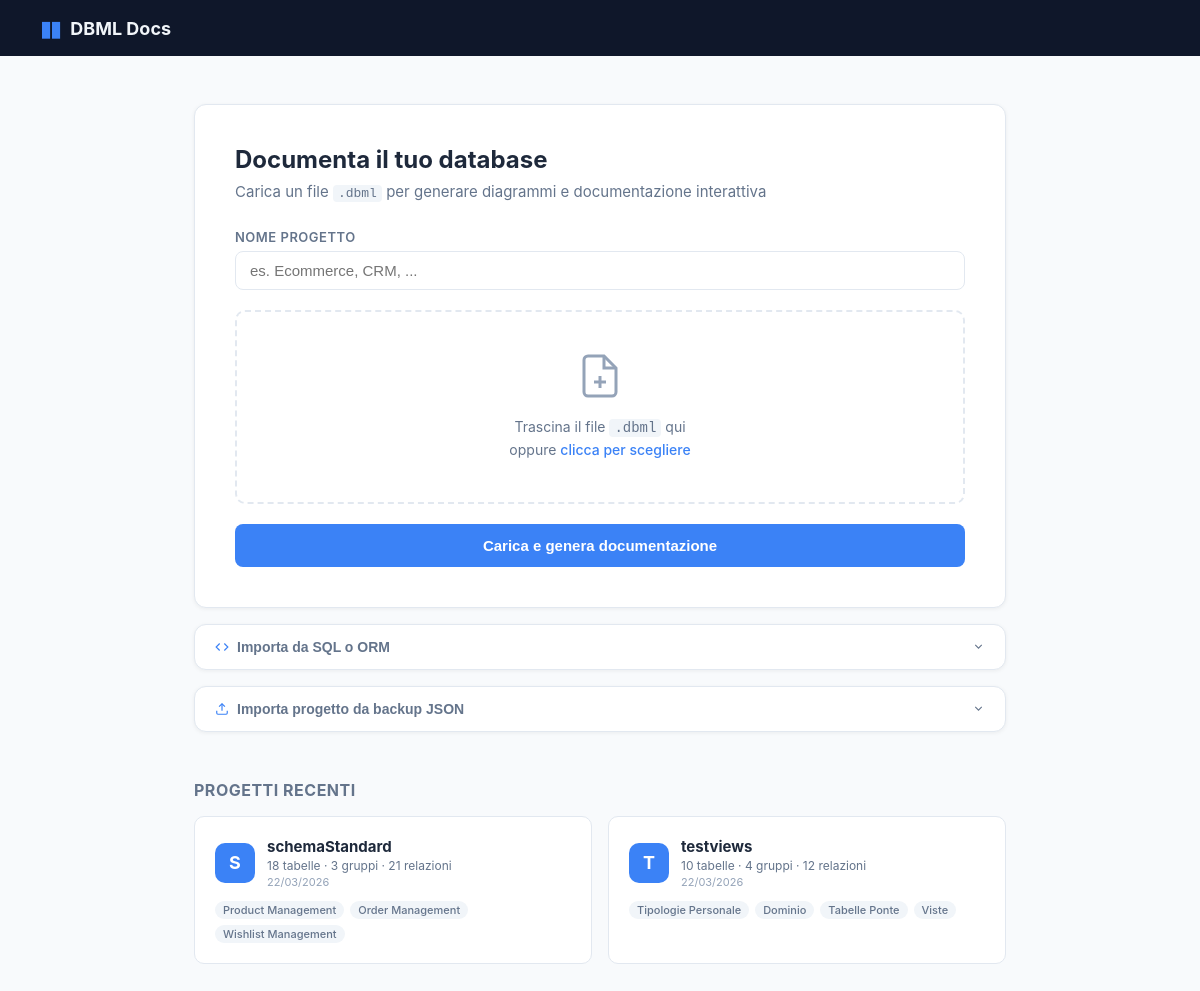
Before: / with the older database file.
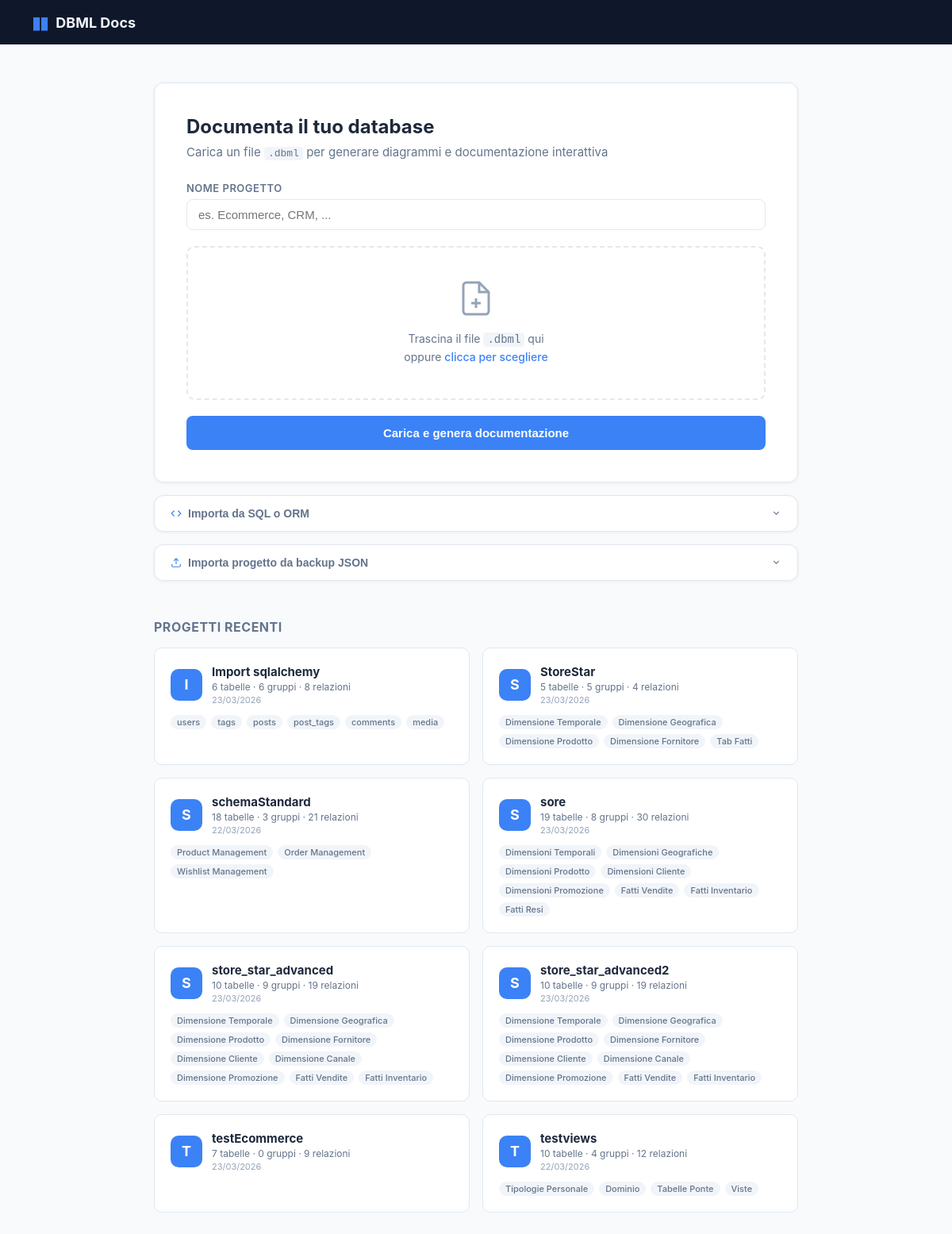
After: the same page with the newer database file.
### models.py (models this page shows)
class Project(Base):
    __tablename__ = "projects"
    id:              Mapped[str]            = mapped_column(String(16), primary_key=True)
    name:            Mapped[str]            = mapped_column(String(255), nullable=False)
    tables_data:     Mapped[str]            = mapped_column(Text, default="{}")
    groups_data:     Mapped[str]            = mapped_column(Text, default="{}")
    refs_data:       Mapped[str]            = mapped_column(Text, default="[]")
    ungrouped_data:  Mapped[str]            = mapped_column(Text, default="[]")
    saved_positions:  Mapped[str]           = mapped_column(Text, default="{}")
    notes_data:       Mapped[str]           = mapped_column(Text, default="[]")   # post-it notes
    markdown_notes:   Mapped[Optional[str]] = mapped_column(Text, default="")
    column_notes_data: Mapped[str]          = mapped_column(Text, default="{}")   # "table::col" → note
    enums_data:        Mapped[str]          = mapped_column(Text, default="[]")   # enum definitions from DBML
    views_data:        Mapped[str]          = mapped_column(Text, default="[]")   # saved join views
    doc_notes_data:    Mapped[str]          = mapped_column(Text, default="[]")   # multi-note docs
    table_notes_data:  Mapped[str]          = mapped_column(Text, default="{}")   # tname → table note override
    created_at:      Mapped[Optional[datetime]] = mapped_column(
        DateTime, server_default=func.now()
    )

### routers/pages.py (the view)
@router.get("/", response_class=HTMLResponse)
async def index(request: Request, db: Session = Depends(get_db)):
    projects = [_to_dict_minimal(p) for p in db.query(Project).order_by(Project.name).all()]
    return templates.TemplateResponse("index.html", {
        "request": request, "projects": projects,
    })

### templates/index.html (shortened to what this page needs)
<!DOCTYPE html>
<html lang="it">
<head>
  <link rel="stylesheet" href="/static/css/base.css" />
  <link rel="stylesheet" href="/static/css/index.css" />
</head>
<body class="index-page">
  <div class="index-header">
    <div class="logo">
      <span class="logo-icon">&#9646;&#9646;</span>
      <span class="logo-text">DBML Docs</span>
    </div>
  </div>
  <div class="index-body">
    <div class="upload-card">
      <h1>Documenta il tuo database</h1>
      <p class="subtitle">Carica un file <code>.dbml</code> per generare diagrammi e documentazione interattiva</p>
      <form action="/upload" method="post" enctype="multipart/form-data" id="uploadForm">
        <div class="form-group">
          <label for="name">Nome progetto</label>
          <input type="text" id="name" name="name" placeholder="es. Ecommerce, CRM, ..." required />
        </div>
        <div class="drop-zone" id="dropZone">
          <div class="drop-zone-inner">
            <svg width="48" height="48" viewBox="0 0 24 24" fill="none" stroke="currentColor" stroke-width="1.5">
              <path d="M14 2H6a2 2 0 0 0-2 2v16a2 2 0 0 0 2 2h12a2 2 0 0 0 2-2V8z"/>
              <polyline points="14 2 14 8 20 8"/>
              <line x1="12" y1="18" x2="12" y2="12"/>
              <line x1="9" y1="15" x2="15" y2="15"/>
            </svg>
            <p id="dropText">Trascina il file <code>.dbml</code> qui<br/>oppure <span class="link-text">clicca per scegliere</span></p>
          </div>
        </div>
        <button type="submit" class="btn btn-primary btn-block" id="submitBtn">Carica e genera documentazione</button>
      </form>
    </div>
    <div class="import-card" id="codeImportCard">
      <button class="import-toggle" onclick="toggleCodeImport()" id="codeImportToggle">
        <svg width="14" height="14" viewBox="0 0 24 24" fill="none" stroke="currentColor" stroke-width="2"><polyline points="16 18 22 12 16 6"/><polyline points="8 6 2 12 8 18"/></svg>
        Importa da SQL o ORM
        <svg class="import-chev" width="13" height="13" viewBox="0 0 24 24" fill="none" stroke="currentColor" stroke-width="2"><polyline points="6 9 12 15 18 9"/></svg>
      </button>
    </div>
    <div class="import-card" id="importCard">
      <button class="import-toggle" onclick="toggleImport()" id="importToggle">
        <svg width="14" height="14" viewBox="0 0 24 24" fill="none" stroke="currentColor" stroke-width="2"><path d="M21 15v4a2 2 0 0 1-2 2H5a2 2 0 0 1-2-2v-4"/><polyline points="17 8 12 3 7 8"/><line x1="12" y1="3" x2="12" y2="15"/></svg>
        Importa progetto da backup JSON
        <svg class="import-chev" width="13" height="13" viewBox="0 0 24 24" fill="none" stroke="currentColor" stroke-width="2"><polyline points="6 9 12 15 18 9"/></svg>
      </button>
    </div>
    {% if projects %}
    <div class="projects-section">
      <h2>Progetti recenti</h2>
      <div class="projects-grid">
        {% for p in projects %}
        <a href="/project/{{ p.id }}" class="project-card">
          <div class="project-card-header">
            <div class="project-icon">{{ p.name[0] | upper }}</div>
            <div class="project-meta">
              <div class="project-name">{{ p.name }}</div>
              <div class="project-stats">
                {{ p.tables_count }} tabelle &middot;
                {{ p.groups | length }} gruppi &middot;
                {{ p.refs_count }} relazioni
              </div>
              {% if p.created_at %}<div class="project-date">{{ p.created_at }}</div>{% endif %}
            </div>
          </div>
          <div class="project-groups">
            {% for g in p.groups %}
            <span class="group-tag">{{ g }}</span>
            {% endfor %}
          </div>
        </a>
        {% endfor %}
      </div>
    </div>
    {% endif %}
  </div>
</body>
</html>

### static/css/base.css (style rules this page uses)
*, *::before, *::after { box-sizing: border-box; margin: 0; padding: 0; }
:root { --sidebar-w: 272px; --sidebar-bg: #0f172a; --sidebar-border: #1e293b; --sidebar-text: #94a3b8; --sidebar-text-bright: #e2e8f0; --sidebar-hover: #1e293b; --sidebar-active: #1e3a5f; --canvas-bg: #f1f5f9; --card-bg: #ffffff; --card-border: #e2e8f0; --card-shadow: 0 2px 8px rgba(0,0,0,.08); --card-shadow-active: 0 0 0 2px #3b82f6, 0 4px 16px rgba(59,130,246,.2); --accent: #3b82f6; --text: #1e293b; --text-muted: #64748b; --border: #e2e8f0; --toolbar-h: 48px; --font: -apple-system, BlinkMacSystemFont, 'Segoe UI', Roboto, sans-serif; }
body { font-family: var(--font); color: var(--text); background: #fff; }
a { text-decoration: none; color: inherit; }
code { font-family: 'SFMono-Regular', Consolas, monospace; }

Changed rows visible on the page:
added Project: name "I", name "Import sqlalchemy", tables_count "6", groups|length "6", refs_count "8", created_at "23/03/2026", groups "users" "tags" "posts" "post_tags" "comments" "media"
added Project: name "S", name "StoreStar", tables_count "5", groups|length "5", refs_count "4", created_at "23/03/2026", groups "Dimensione Temporale" "Dimensione Geografica" "Dimensione Prodotto" "Dimensione Fornitore" "Tab Fatti"
added Project: name "S", name "sore", tables_count "19", groups|length "8", refs_count "30", created_at "23/03/2026", groups "Dimensioni Temporali" "Dimensioni Geografiche" "Dimensioni Prodotto" "Dimensioni Cliente" "Dimensioni Promozione" "Fatti Vendite" "Fatti Inventario" "Fatti Resi"
added Project: name "S", name "store_star_advanced", tables_count "10", groups|length "9", refs_count "19", created_at "23/03/2026", groups "Dimensione Temporale" "Dimensione Geografica" "Dimensione Prodotto" "Dimensione Fornitore" "Dimensione Cliente" "Dimensione Canale" "Dimensione Promozione" "Fatti Vendite" "Fatti Inventario"
added Project: name "S", name "store_star_advanced2", tables_count "10", groups|length "9", refs_count "19", created_at "23/03/2026", groups "Dimensione Temporale" "Dimensione Geografica" "Dimensione Prodotto" "Dimensione Fornitore" "Dimensione Cliente" "Dimensione Canale" "Dimensione Promozione" "Fatti Vendite" "Fatti Inventario"
added Project: name "T", name "testEcommerce", tables_count "7", groups|length "0", refs_count "9", created_at "23/03/2026"
